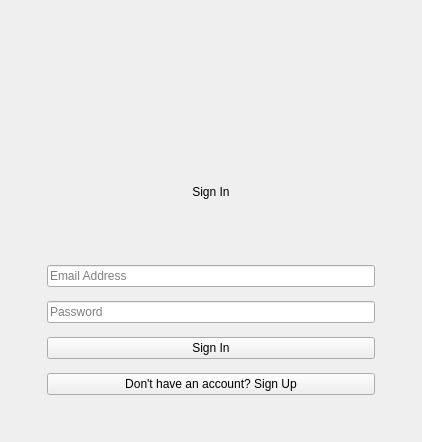
      <widget class="QWidget" name="signin">
       <layout class="QGridLayout" name="gridLayout_signin">
        <item row="0" column="1">
         <spacer name="vSp_in1">
          <property name="orientation">
           <enum>Qt::Vertical</enum>
          </property>
          <property name="sizeHint" stdset="0">
           <size>
            <width>0</width>
            <height>0</height>
           </size>
          </property>
         </spacer>
        </item>
        <item row="1" column="0">
         <spacer name="hSp_in1">
          <property name="orientation">
           <enum>Qt::Horizontal</enum>
          </property>
          <property name="sizeHint" stdset="0">
           <size>
            <width>0</width>
            <height>0</height>
           </size>
          </property>
         </spacer>
        </item>
        <item row="1" column="1">
         <widget class="QFrame" name="formFrame_signin">
          <property name="minimumSize">
           <size>
            <width>400</width>
            <height>420</height>
           </size>
          </property>
          <layout class="QVBoxLayout" name="vbox_signin">
           <property name="spacing">
            <number>14</number>
           </property>
           <property name="leftMargin">
            <number>36</number>
           </property>
           <property name="topMargin">
            <number>36</number>
           </property>
           <property name="rightMargin">
            <number>36</number>
           </property>
           <property name="bottomMargin">
            <number>36</number>
           </property>
           <item alignment="Qt::AlignHCenter">
            <widget class="QLabel" name="logo_in">
             <property name="minimumSize">
              <size>
               <width>72</width>
               <height>72</height>
              </size>
             </property>
             <property name="maximumSize">
              <size>
               <width>72</width>
               <height>72</height>
              </size>
             </property>
             <property name="pixmap">
              <pixmap>logo.svg</pixmap>
             </property>
             <property name="scaledContents">
              <bool>true</bool>
             </property>
            </widget>
           </item>
           <item>
            <widget class="QLabel" name="lbl_signin_title">
             <property name="text">
              <string>Sign In</string>
             </property>
             <property name="alignment">
              <set>Qt::AlignCenter</set>
             </property>
            </widget>
           </item>
           <item>
            <widget class="QLineEdit" name="txt_signin_email">
             <property name="placeholderText">
              <string>Email Address</string>
             </property>
            </widget>
           </item>
           <item>
            <widget class="QLineEdit" name="txt_signin_password">
             <property name="echoMode">
              <enum>QLineEdit::Password</enum>
             </property>
             <property name="placeholderText">
              <string>Password</string>
             </property>
            </widget>
           </item>
           <item>
            <widget class="QPushButton" name="btn_signin">
             <property name="cursor">
              <cursorShape>PointingHandCursor</cursorShape>
             </property>
             <property name="text">
              <string>Sign In</string>
             </property>
            </widget>
           </item>
           <item>
            <widget class="QPushButton" name="btn_go_signup">
             <property name="cursor">
              <cursorShape>PointingHandCursor</cursorShape>
             </property>
             <property name="text">
              <string>Don't have an account? Sign Up</string>
             </property>
            </widget>
           </item>
          </layout>
         </widget>
        </item>
        <item row="1" column="2">
         <spacer name="hSp_in2">
          <property name="orientation">
           <enum>Qt::Horizontal</enum>
          </property>
          <property name="sizeHint" stdset="0">
           <size>
            <width>0</width>
            <height>0</height>
           </size>
          </property>
         </spacer>
        </item>
        <item row="2" column="1">
         <spacer name="vSp_in2">
          <property name="orientation">
           <enum>Qt::Vertical</enum>
          </property>
          <property name="sizeHint" stdset="0">
           <size>
            <width>0</width>
            <height>0</height>
           </size>
          </property>
         </spacer>
        </item>
       </layout>
      </widget>
